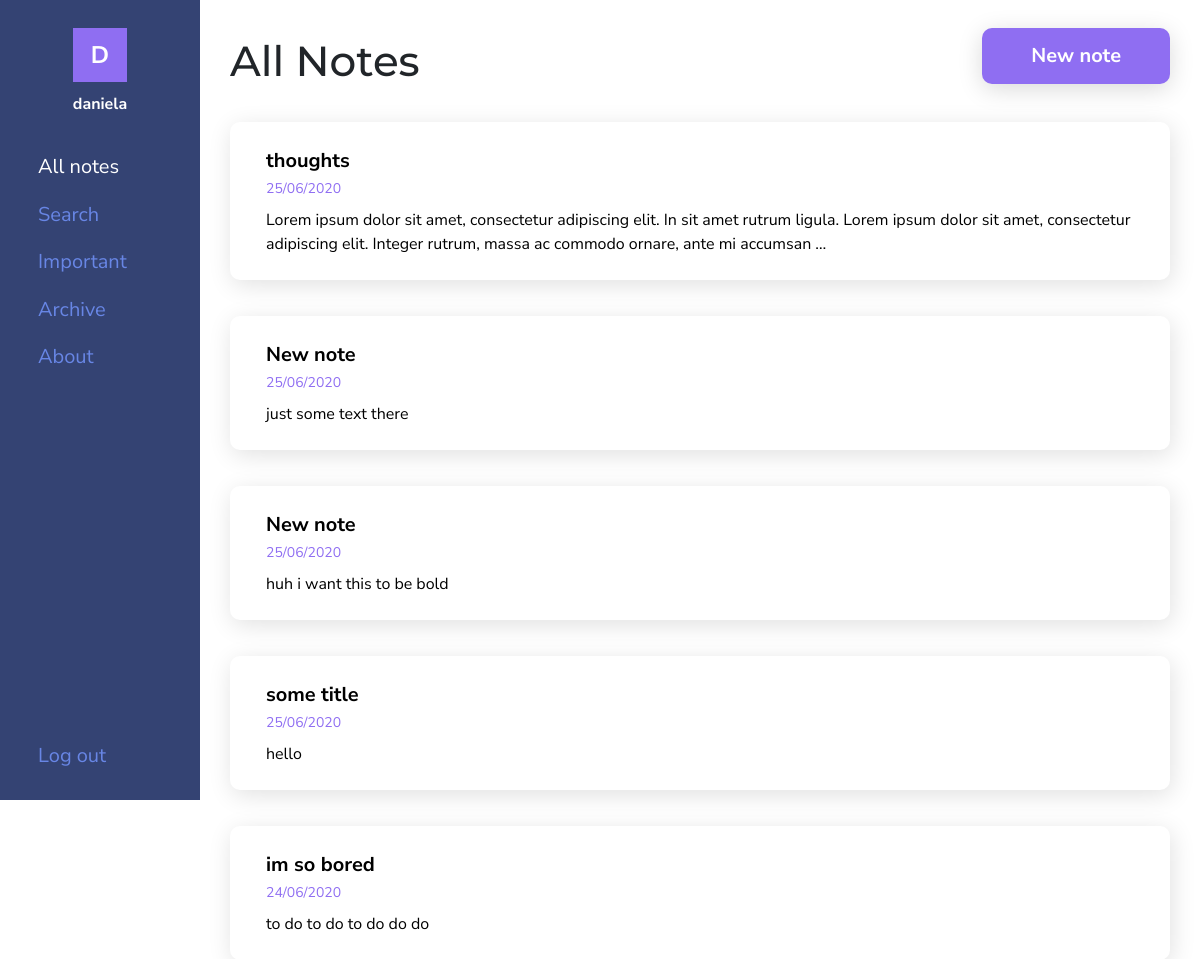
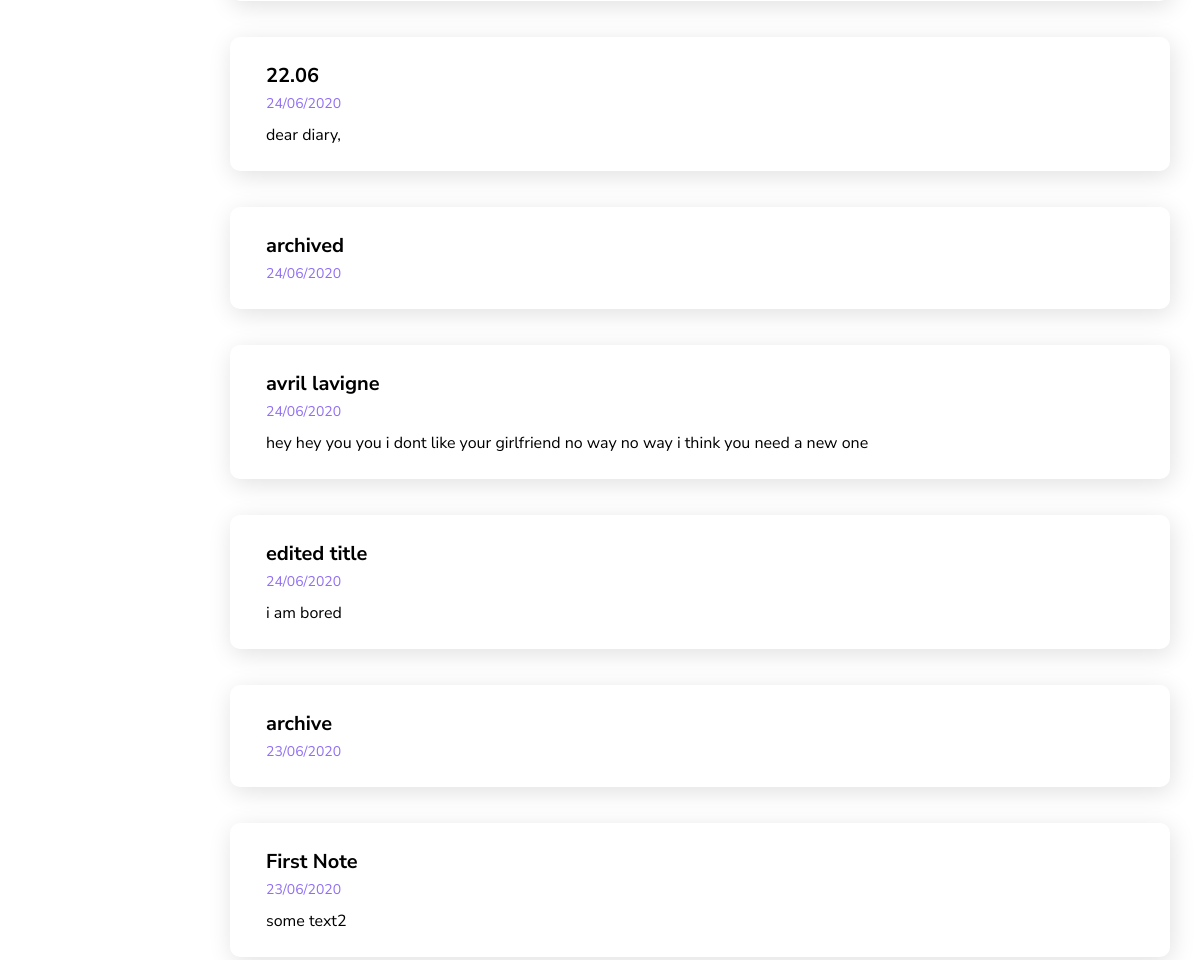
The page /notes/ (signed in) on the database as committed earlier (2 pictures, top to bottom).
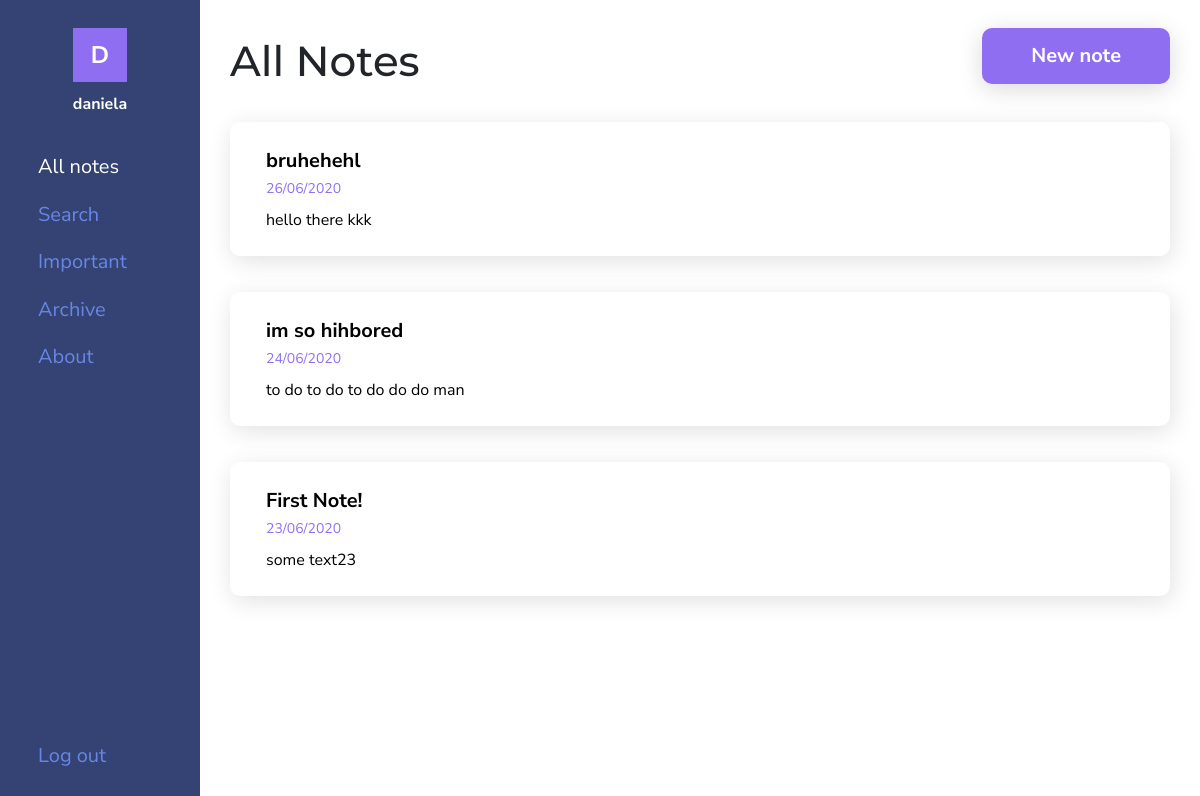
The same page on the database as committed later.
### notes/models.py (models this page shows, shortened)
class Note(models.Model):
    title = models.CharField(max_length=100, blank=True)
    text = HTMLField(blank=True)
    date = models.DateTimeField(auto_now_add=True)
    important = models.BooleanField(default=False)
    archive = models.BooleanField(default=False)
    user = models.ForeignKey(User, on_delete=models.CASCADE)

### notes/views.py (the view)
# urls.py: path('notes/', views.notes, name='notes'),
def notes(request):
    usernotes = Note.objects.filter(user=request.user, archive=False).order_by('-date')
    active = 'noteLink'
    return render(request, 'notes/notes.html', {'notes': usernotes, 'active': active})

### notes/templates/notes/notes.html (shortened to what this page needs)
{% load static %}
<!DOCTYPE html>
<html>
<head>
    <link rel="stylesheet" href="https://stackpath.bootstrapcdn.com/bootstrap/4.5.0/css/bootstrap.min.css">
    <link rel="stylesheet" href="https://cdnjs.cloudflare.com/ajax/libs/material-design-icons/3.0.1/iconfont/material-icons.min.css">
    <link rel="stylesheet" type="text/css" href="{% static 'notes/style.css' %}">
    <link rel="stylesheet" type="text/css" href="{% static 'notes/notes.css' %}">
</head>
<body>
    <div class="container-fluid">
        <div class="row" id="mainRow">
            {% include "notes/navbar.html" %}
            <div class="col-sm-9 col-md-10 col-lg-10" id="content">
                <div class="container">
                    <div>
                        <h1>All Notes</h1>
                        <a href="{% url 'add' %}" class="btn medium-text">New note</a>
                    </div>
                    {% if notes %}
                    <div id="notes">
                        <ul>
                            {% for note in notes %}
                            <li class="note">
                                <a href="{% url 'note' note.id %}">
                                    <p class="medium-text"><b>{{ note.title }}</b></p>
                                    <br>
                                    <p class="date">{{ note.date|date:'d/m/Y' }}</p>
                                    {% if note.text %}
                                    <div class="note-text">{{ note.text|striptags|truncatechars:200 }}</div>
                                    {% endif %}
                                </a>
                            </li>
                            {% endfor %}
                        </ul>
                    </div>
                    {% else %}
                    <div id="noNotes">
                        <p class="text-center medium-text">You don't have any notes. <a href="{% url 'add' %}">Create a new note.</a></p>
                    </div>
                    {% endif %}
                </div>
            </div>
        </div>
    </div>
</body>
</html>

Rows that differ between the two databases and show on the page:
removed Note: title "thoughts", date "25/06/2020", text "Lorem ipsum dolor sit amet, consectetur adipiscing elit. In sit amet rutrum ligula. Lorem ipsum dolor sit amet, consectetur adipiscing elit. Integer rutrum, massa ac commodo ornare, ante mi accumsan …"
removed Note: title "New note", date "25/06/2020", text "just some text there"
removed Note: title "New note", date "25/06/2020", text "huh i want this to be bold"
removed Note: title "some title", date "25/06/2020", text "hello"
removed Note: title "22.06", date "24/06/2020", text "dear diary,"
removed Note: title "archived", date "24/06/2020"
no longer on this page (row edited): Note: title "avril lavigne", date "24/06/2020", text "hey hey you you i dont like your girlfriend no way no way i think you need a new one"
removed Note: title "edited title", date "24/06/2020", text "i am bored"
removed Note: title "archive", date "23/06/2020"
added Note: title "bruhehehl", date "26/06/2020", text "hello there kkk"
changed Note: title "im so bored" → "im so hihbored"; text "to do to do to do do do" → "to do to do to do do do man"
changed Note: title "First Note" → "First Note!"; text "some text2" → "some text23"
